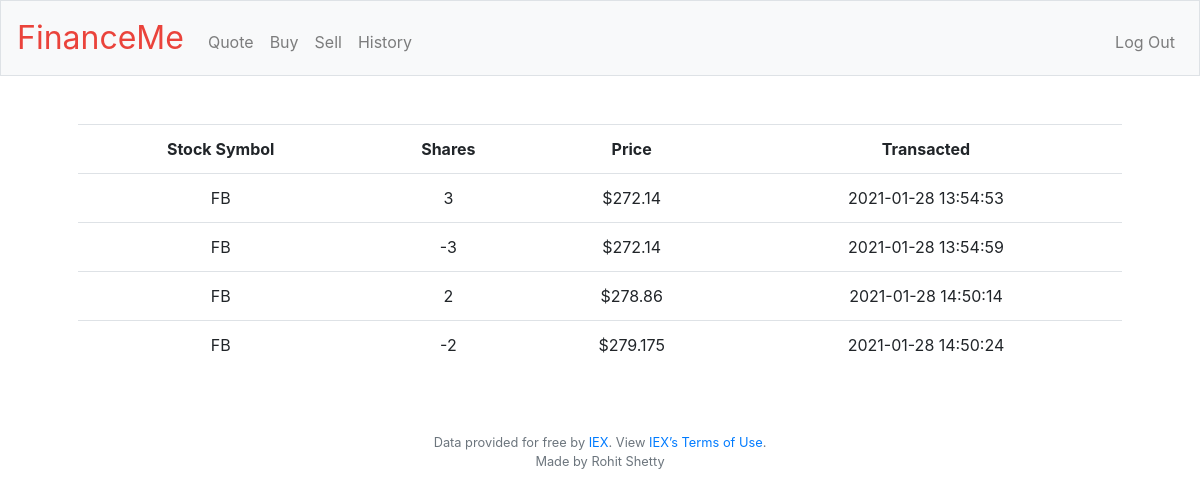
Screenshot of /history (signed in) with the database file from the repository.
### tables this page shows
CREATE TABLE 'transactions' ('id' integer NOT NULL, 'symbol' text, 'shares' numeric, 'price' numeric, 'transacted' datetime);

### application.py (the view)
@app.route("/history")
@login_required
def history():
    """return apology("TODO")"""
    transact = db.execute("SELECT * FROM transactions WHERE id=:id", id=session["user_id"])
    return render_template("history.html", stocks=transact)

### application.py (called while the page is built)
@app.after_request
def after_request(response):
    response.headers["Cache-Control"] = "no-cache, no-store, must-revalidate"
    response.headers["Expires"] = 0
    response.headers["Pragma"] = "no-cache"
    return response

### helpers.py (called while the page is built)
def login_required(f):
    @wraps(f)
    def decorated_function(*args, **kwargs):
        if session.get("user_id") is None:
            return redirect("/login")
        return f(*args, **kwargs)
    return decorated_function

### templates/history.html (shortened to what this page needs)
 {% extends "layout.html" %}
{% block main %}
     <table class="table">
            <tr>
                <th>Stock Symbol</th>
                <th>Shares</th>
                <th>Price</th>
                <th>Transacted</th>
            </tr>
            {% for stock in stocks %}
                <tr>
                    <td>{{ stock.symbol }}</td>
                    <td>{{ stock.shares }}</td>
                    <td>${{ stock.price }}</td>
                    <td>{{ stock.transacted }}</td>
                </tr>
            {% endfor %}
        </table>
{% endblock %}

### templates/layout.html (shortened to what this page needs)
<!DOCTYPE html>
<html lang="en">
    <head>
        <link rel="stylesheet" href="https://cdn.jsdelivr.net/npm/bootstrap@4.5.3/dist/css/bootstrap.min.css">
        <link href="/static/styles.css" rel="stylesheet">
    </head>
    <body>
        <nav class="navbar navbar-expand-md navbar-light bg-light border">
            <a class="navbar-brand" href="/"> <span class="red">FinanceMe</span></a>
            <div class="collapse navbar-collapse" id="navbar">
                {% if session.user_id %}
                    <ul class="navbar-nav mr-auto mt-2">
                        <li class="nav-item"><a class="nav-link" href="/quote">Quote</a></li>
                        <li class="nav-item"><a class="nav-link" href="/buy">Buy</a></li>
                        <li class="nav-item"><a class="nav-link" href="/sell">Sell</a></li>
                        <li class="nav-item"><a class="nav-link" href="/history">History</a></li>
                    </ul>
                    <ul class="navbar-nav ml-auto mt-2">
                        <li class="nav-item"><a class="nav-link" href="/logout">Log Out</a></li>
                    </ul>
                {% else %}
                    <ul class="navbar-nav ml-auto mt-2">
                        <li class="nav-item"><a class="nav-link" href="/register">Register</a></li>
                        <li class="nav-item"><a class="nav-link" href="/login">Log In</a></li>
                    </ul>
                {% endif %}
            </div>
        </nav>
        <main class="container p-5">
            {% block main %}{% endblock %}
        </main>
        <footer class="small text-center text-muted">
            Data provided for free by <a href="https://iextrading.com/developer">IEX</a>. View <a href="https://iextrading.com/api-exhibit-a/">IEX’s Terms of Use</a>.
            <br>
            Made by Rohit Shetty
        </footer>
    </body>
</html>

### static/styles.css (style rules this page uses)
nav .navbar-brand { font-size: xx-large; }
nav .navbar-brand .red { color: #ea433b; }
main { overflow-x: auto; text-align: center; }

### rows the page displays
transactions: symbol "FB", shares "3", price "272.14", transacted "2021-01-28 13:54:53"
transactions: symbol "FB", shares "-3", price "272.14", transacted "2021-01-28 13:54:59"
transactions: symbol "FB", shares "2", price "278.86", transacted "2021-01-28 14:50:14"
transactions: symbol "FB", shares "-2", price "279.175", transacted "2021-01-28 14:50:24"
